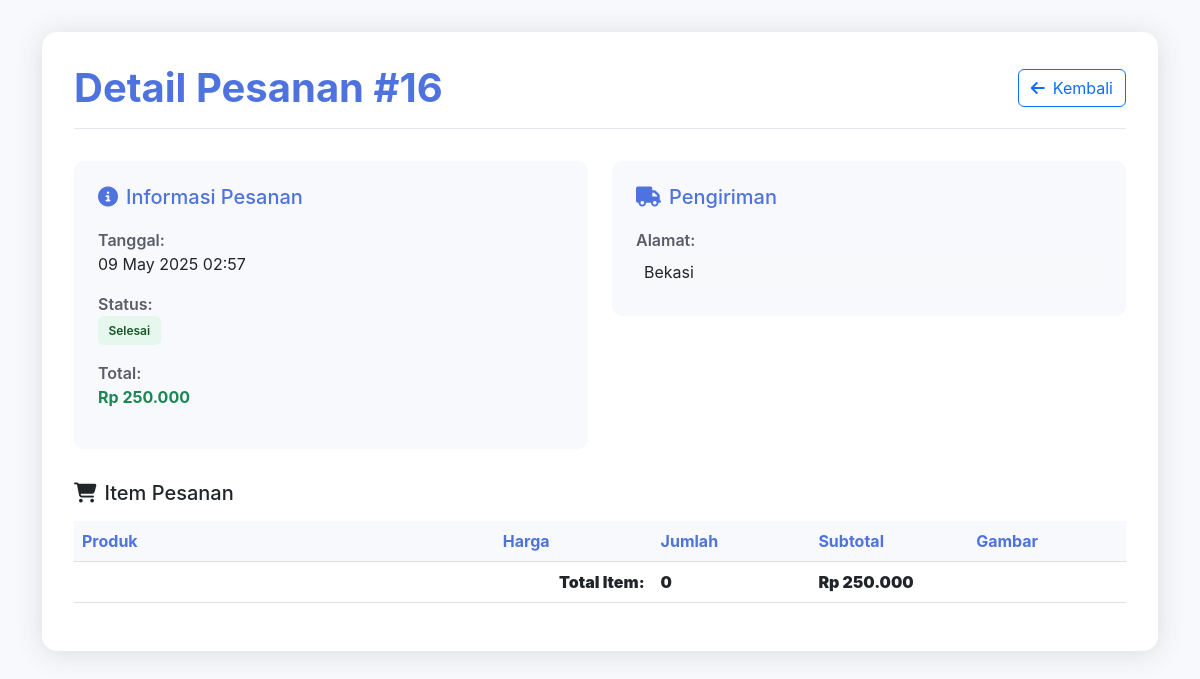
Page /detail_pesanan_user.php?id=16 (signed in) on the committed database.
### tables this page shows
CREATE TABLE `pesanan` (
  `id_pesanan` int(11) NOT NULL,
  `id_user` int(11) NOT NULL,
  `alamat` text NOT NULL,
  `metode_pembayaran` varchar(50) NOT NULL,
  `bukti_transfer` varchar(255) DEFAULT NULL,
  `total` int(11) NOT NULL,
  `status` varchar(20) DEFAULT 'pending',
  `created_at` timestamp NOT NULL DEFAULT current_timestamp()
);

### detail_pesanan_user.php (the view, shortened to what this page needs)
<?php
include "config.php";
$id_pesanan = (int)$_GET['id'];
$query_pesanan = mysqli_query($conn, "
    SELECT * FROM pesanan
    WHERE id_pesanan = $id_pesanan
    AND id_user = {$_SESSION['user_id']}
");
$pesanan = mysqli_fetch_assoc($query_pesanan);
?>
<!DOCTYPE html>
<html lang="id">
<head>
    <link href="https://cdn.jsdelivr.net/npm/bootstrap@5.3.0/dist/css/bootstrap.min.css" rel="stylesheet">
    <link rel="stylesheet" href="https://cdnjs.cloudflare.com/ajax/libs/font-awesome/6.4.0/css/all.min.css">
</head>
<body>
    <div class="container">
        <div class="order-container">
            <div class="order-header">
                <div class="d-flex justify-content-between align-items-center">
                    <h1 class="order-title mb-0">Detail Pesanan #<?= $pesanan['id_pesanan'] ?></h1>
                    <a href="index.php" class="btn btn-outline-primary back-btn">
                        <i class="fas fa-arrow-left me-2"></i>Kembali
                    </a>
                </div>
            </div>
            <div class="row">
                <div class="col-md-6">
                    <div class="info-card">
                        <h5><i class="fas fa-info-circle me-2"></i>Informasi Pesanan</h5>
                        <div class="mb-3">
                            <span class="info-label">Tanggal:</span>
                            <span class="d-block"><?= date('d F Y H:i', strtotime($pesanan['created_at'])) ?></span>
                        </div>
                        <div class="mb-3">
                            <span class="info-label">Status:</span>
                            <span class="d-block">
                                <span class="status-badge status-<?= str_replace('_', '-', $pesanan['status']) ?>">
                                    <?php
                                    $status = [
                                        'menunggu_verifikasi' => 'Menunggu Verifikasi',
                                        'diproses' => 'Diproses',
                                        'dikirim' => 'Dikirim',
                                        'selesai' => 'Selesai'
                                    ];
                                    echo $status[$pesanan['status']] ?? $pesanan['status'];
                                    ?>
                                </span>
                            </span>
                        </div>
                        <div class="mb-3">
                            <span class="info-label">Total:</span>
                            <span class="d-block text-success fw-bold">Rp <?= number_format($pesanan['total'], 0, ',', '.') ?></span>
                        </div>
                    </div>
                </div>
                <div class="col-md-6">
                    <div class="info-card">
                        <h5><i class="fas fa-truck me-2"></i>Pengiriman</h5>
                        <div>
                            <span class="info-label">Alamat:</span>
                            <div class="d-block p-2 bg-light rounded">
                                <?= nl2br(htmlspecialchars($pesanan['alamat'])) ?>
                            </div>
                        </div>
                    </div>
                </div>
            </div>
            <h5 class="mb-3"><i class="fas fa-shopping-cart me-2"></i>Item Pesanan</h5>
            <div class="table-responsive">
                <table class="table table-hover">
                    <thead>
                        <tr>
                            <th width="40%">Produk</th>
                            <th width="15%">Harga</th>
                            <th width="15%">Jumlah</th>
                            <th width="15%">Subtotal</th>
                            <th width="15%">Gambar</th>
                        </tr>
                    </thead>
                    <tbody>
                        <?php
                        $total_items = 0;
                        ?>
                        <tr class="total-row">
                            <td colspan="2" class="text-end"><strong>Total Item:</strong></td>
                            <td><strong><?= $total_items ?></strong></td>
                            <td colspan="2"><strong>Rp <?= number_format($pesanan['total'], 0, ',', '.') ?></strong></td>
                        </tr>
                    </tbody>
                </table>
            </div>
        </div>
    </div>
</body>
</html>

### detail_pesanan_user.php (style rules this page uses)
:root { --primary-color: #4e73df; --secondary-color: #f8f9fc; --success-color: #1cc88a; --info-color: #36b9cc; --warning-color: #f6c23e; --danger-color: #e74a3b; }
body { background-color: #f8f9fc; font-family: 'Nunito', -apple-system, BlinkMacSystemFont, 'Segoe UI', Roboto, 'Helvetica Neue', Arial, sans-serif; }
.order-container { background-color: white; border-radius: 15px; box-shadow: 0 0.15rem 1.75rem 0 rgba(58, 59, 69, 0.15); padding: 2rem; margin-top: 2rem; margin-bottom: 2rem; }
.order-header { border-bottom: 1px solid #e3e6f0; padding-bottom: 1rem; margin-bottom: 2rem; }
.order-title { color: var(--primary-color); font-weight: 700; }
.info-card { background-color: var(--secondary-color); border-radius: 10px; padding: 1.5rem; margin-bottom: 2rem; }
.info-card h5 { color: var(--primary-color); margin-bottom: 1.2rem; }
.info-label { font-weight: 600; color: #5a5c69; }
.status-badge { padding: 0.35rem 0.65rem; font-weight: 600; border-radius: 0.35rem; font-size: 0.75rem; display: inline-block; }
.status-selesai { background-color: #e6f7ee; color: #155724; }
.table th { background-color: var(--secondary-color); color: #4e73df; font-weight: 700; }
.back-btn { transition: all 0.3s; }
.total-row { font-weight: 700; background-color: rgba(78, 115, 223, 0.05); }

### rows in the picture
pesanan: id_pesanan "16", created_at "09 May 2025 02:57", status "Selesai", total "250.000", alamat "Bekasi"

### other values in the picture
$total_items "0"
